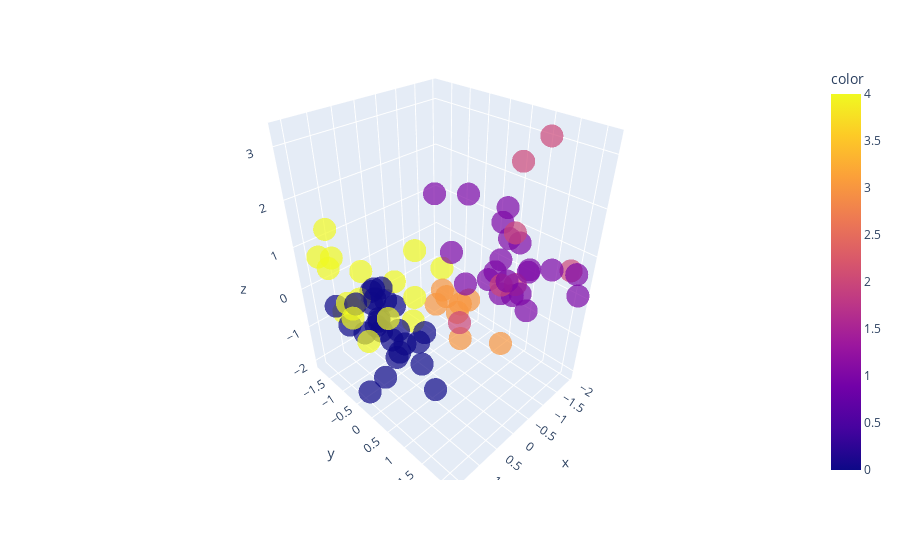

The cell this chart's notebook holds for it:
### Code cell
countries = combined.index.tolist()
fig = px.scatter_3d(x=combined.PC1, y=combined.PC2, z=combined.PC3, color=combined.cluster, opacity=0.7)
fig.update_traces(mode="markers", hovertemplate=countries)
fig.show()

### Figure 1 — Plotly figure (JSON) as saved in the notebook; plotly's stock layout.template omitted (floating-point values rounded to 4 significant figures)
{"data": [{"hovertemplate": ["Afghanistan", "Albania", "Algeria", "Armenia", "Azerbaijan", "Bangladesh", "Barbados", "Belize", "Benin", "Bhutan", "Bosnia and Herzegovina", "Brazil", "Burkina Faso", "Burundi", "Cambodia", "Cameroon", "Central African Republic", "Chad", "China", "Colombia", "Comoros", "Cote d'Ivoire", "Dominican Republic", "Ecuador", "Egypt", "El Salvador", "Gabon", "Gambia", "Ghana", "Guatemala", "Guinea", "Guinea-Bissau", "Guyana", "Haiti", "India", "Indonesia", "Iraq", "Jamaica", "Jordan", "Kazakhstan", "Kenya", "Lesotho", "Liberia", "Madagascar", "Malawi", "Maldives", "Mali", "Mauritania", "Mongolia", "Montenegro", "Morocco", "Mozambique", "Myanmar", "Namibia", "Nepal", "Niger", "Nigeria", "Pakistan", "Peru", "Philippines", "Rwanda", "Senegal", "Serbia", "Sierra Leone", "South Africa", "Sudan", "Suriname", "Tajikistan", "Thailand", "Timor-Leste", "Togo", "Tunisia", "Turkmenistan", "Uganda", "Ukraine", "Uzbekistan", "Vanuatu", "Yemen", "Zambia"], "legendgroup": "", "marker": {"color": [1, 4, 0, 0, 0, 0, 4, 0, 1, 0, 4, 4, 1, 2, 0, 1, 1, 1, 0, 4, 3, 1, 0, 4, 0, 4, 3, 1, 3, 4, 1, 1, 0, 2, 0, 0, 4, 0, 4, 0, 3, 2, 2, 3, 1, 0, 1, 3, 0, 4, 0, 1, 0, 2, 0, 1, 1, 3, 0, 0, 1, 1, 4, 2, 4, 1, 4, 4, 0, 1, 2, 4, 0, 1, 4, 0, 0, 3, 1], "coloraxis": "coloraxis", "opacity": 0.7, "symbol": "circle"}, "mode": "markers", "name": "", "scene": "scene", "showlegend": false, "type": "scatter3d", "x": [-1.185, 1.285, 0.7801, 1.053, 0.8946, 0.4186, 1.526, 0.8802, -1.097, 0.7446, 1.616, 1.223, -1.363, -1.219, 0.4124, -1.105, -1.793, -1.851, 1.174, 1.146, -0.6324, -1.103, 0.7993, 0.944, 0.4465, 0.9993, -0.1319, -0.8282, -0.4577, 0.4417, -1.175, -1.116, 0.5729, -1.958, 0.2128, 0.5334, 0.08517, 1.017, 0.7565, 0.8046, -0.4022, -0.4891, -0.605, -0.5564, -1.14, 1.381, -1.696, -0.6205, 0.5583, 1.51, 0.7426, -1.241, 0.07798, 0.01764, 0.3228, -1.868, -1.646, -0.527, 0.9671, 0.3943, -0.2936, -0.5619, 1.532, -1.435, 0.2127, -0.5861, 0.9467, 0.1308, 1.428, -0.7107, -0.7161, 1.221, 0.3954, -1.165, 1.26, 0.5837, 0.2463, -0.3172, -1.102], "y": [0.8946, -1.252, -0.7203, -1.477, -0.6234, -1.504, -0.5136, -0.139, 0.8487, -0.2067, -1.323, -1.609, 1.018, 1.018, 0.0151, 0.6725, 1.024, 2.149, -1.715, -1.663, 0.414, 1.507, -0.9288, -0.9922, -0.94, -1.071, 0.666, 0.7346, 0.3467, -0.6122, 1.091, 0.7605, 0.2747, 1.855, -0.96, -1.251, 0.3642, -0.986, 0.2758, -0.358, -0.1133, 1.617, 1.431, 0.1749, 0.7637, 0.09896, 1.592, 1.313, -0.2559, -0.7053, -0.8245, 1.23, -1.856, 0.7729, -1.23, 2.033, 1.095, -0.4348, -1.279, -0.65, -0.2033, 0.3748, -1.162, 1.372, -0.23, -0.04424, -0.2364, -0.3775, -0.4337, 0.2474, 1.141, -0.5785, 0.4766, 0.8144, -0.9839, -1.13, 0.02129, 0.0897, 0.9875], "z": [1.185, -0.414, -0.9188, -1.059, -0.5182, -0.8374, 0.2292, -1.201, -0.1067, -1.197, 1.044, 1.347, 1.065, 2.761, -0.9873, 0.3508, 0.2277, 0.1399, -0.6003, 0.6387, -0.2517, -0.1682, 0.01665, 0.5497, -0.4155, -0.1441, -0.8199, 0.3297, -0.2906, 0.239, -0.06064, 1.514, -1.319, 0.5357, -0.7157, -1.265, 0.8729, -0.9913, -0.04448, -0.9129, -0.1547, 0.858, 1.787, -0.6748, 0.6652, -1.223, 0.5535, -0.8477, -1.121, 0.2513, -0.6622, 0.02088, -0.809, -0.2368, -0.3146, 0.5813, 0.2762, -0.7891, -0.408, -1.102, 2.048, 0.1761, 0.8258, 3.241, 1.043, 0.7198, -0.1809, -0.1995, -2.034, 2.052, 0.4712, -0.8279, -2.062, 1.821, -0.4361, -0.4011, -0.8303, -0.1674, 0.2837]}], "layout": {"coloraxis": {"colorbar": {"title": {"text": "color"}}, "colorscale": [[0, "#0d0887"], [0.1111, "#46039f"], [0.2222, "#7201a8"], [0.3333, "#9c179e"], [0.4444, "#bd3786"], [0.5556, "#d8576b"], [0.6667, "#ed7953"], [0.7778, "#fb9f3a"], [0.8889, "#fdca26"], [1, "#f0f921"]]}, "legend": {"tracegroupgap": 0}, "margin": {"t": 60}, "scene": {"domain": {"x": [0, 1], "y": [0, 1]}, "xaxis": {"title": {"text": "x"}}, "yaxis": {"title": {"text": "y"}}, "zaxis": {"title": {"text": "z"}}}}}
